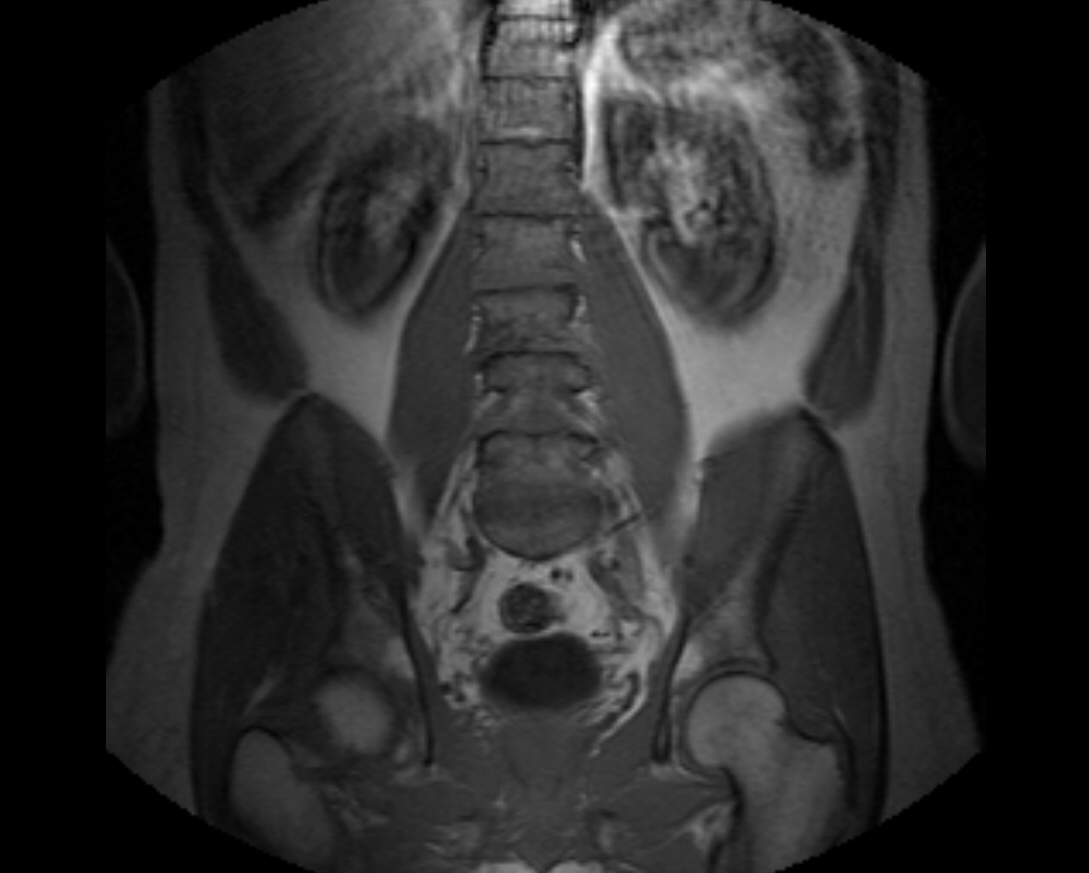
#> input picture hw1/Image9.jpg, 1089 x 873 px
$ python -i enhancement_pipline.py   (imports and definitions only)   (older library calls are emulated)
#> lines starting #> are read from the running program, lines starting #| are printed output that depends on the picture
'''
Author: Cody Costa
Date:   7/14/2025

'''


import cv2
import matplotlib.pyplot as plt
import numpy as np

def enhance_img(IMAGE):

    ''' IMAGE A '''
#> called with IMAGE = 'Image9.jpg'
    # new photo to load
    # BONES = 'Fig3-46a.tif'

    # read img to memory
    try:
        img = cv2.imread(IMAGE)
#> img is the input picture: shape (873, 1089, 3); min 0, max 253, mean 42.4
    except Exception:
        print(f'Could not read {IMAGE}')
        return

    # convert to grayscale (even though it kinda already is)
    img_gray = cv2.cvtColor(img, cv2.COLOR_BGR2GRAY).astype(np.float32)


    # ///////////////////////////////////////////////////////////////////////////////////////////////
    ''' IMAGE B '''
    # compute the laplacian of the image
    laplacian = cv2.Laplacian(img_gray, ddepth=cv2.CV_32F, ksize=3)
    # normalize and format to 8 bit display
    laplacian_8bit = cv2.normalize(laplacian, None, 0, 255, cv2.NORM_MINMAX).astype(np.float32)


    # ///////////////////////////////////////////////////////////////////////////////////////////////
    ''' IMAGE C '''
    # sharpen image by adding laplacian to base grayscale photo (IMAGE A + IMAGE B)
    alpha = 1
    sharpened = img_gray - (alpha * laplacian_8bit)
    # normalize and format to 8 bit display
    sharpened = cv2.normalize(sharpened, None, 0, 255, cv2.NORM_MINMAX).astype(np.uint8)
    # sharpened = np.clip(sharpened, 0, 255).astype(np.uint8)


    # ///////////////////////////////////////////////////////////////////////////////////////////////
    ''' IMAGE D '''
    # apply 3x3 x and y Sobel kernels to IMAGE A
    sobel_x = cv2.Sobel(img_gray, cv2.CV_64F, 1, 0, ksize=3)
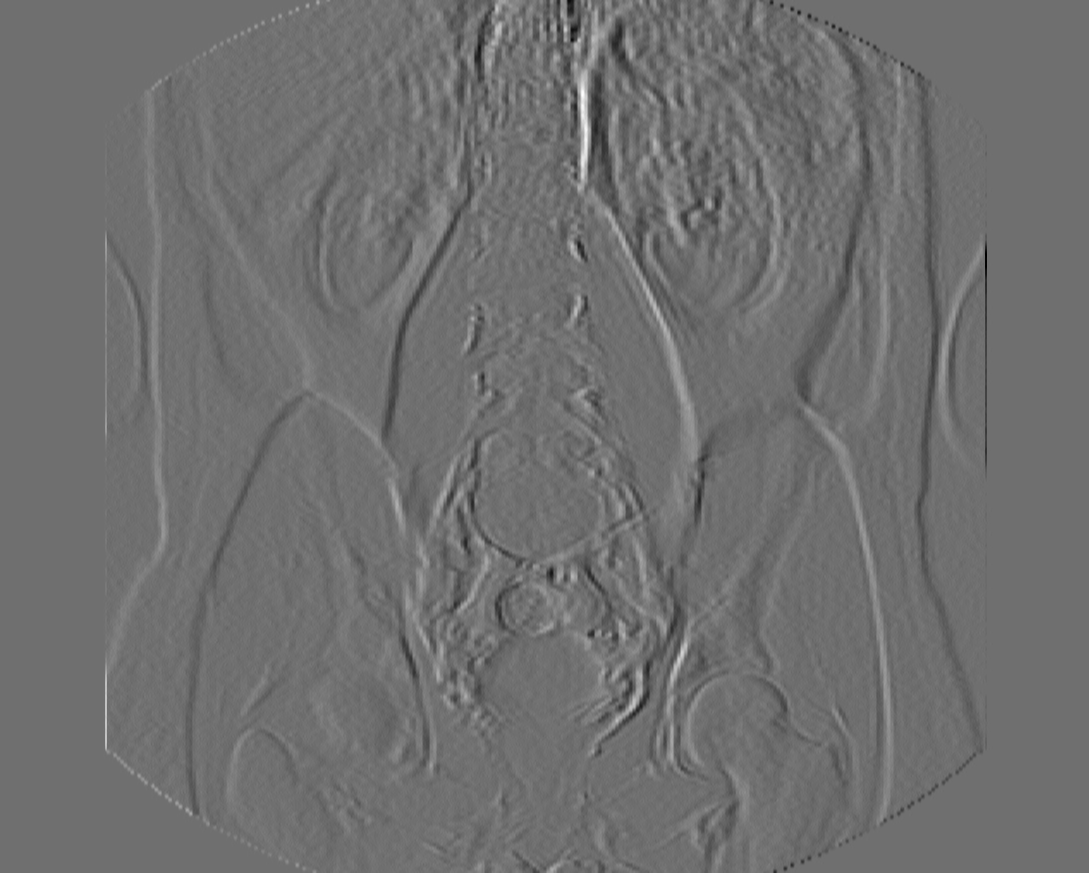
#> sobel_x: shape (873, 1089) float64; min -191, max 245, mean 0; drawn with min black and max white
    sobel_y = cv2.Sobel(img_gray, cv2.CV_64F, 0, 1, ksize=3)
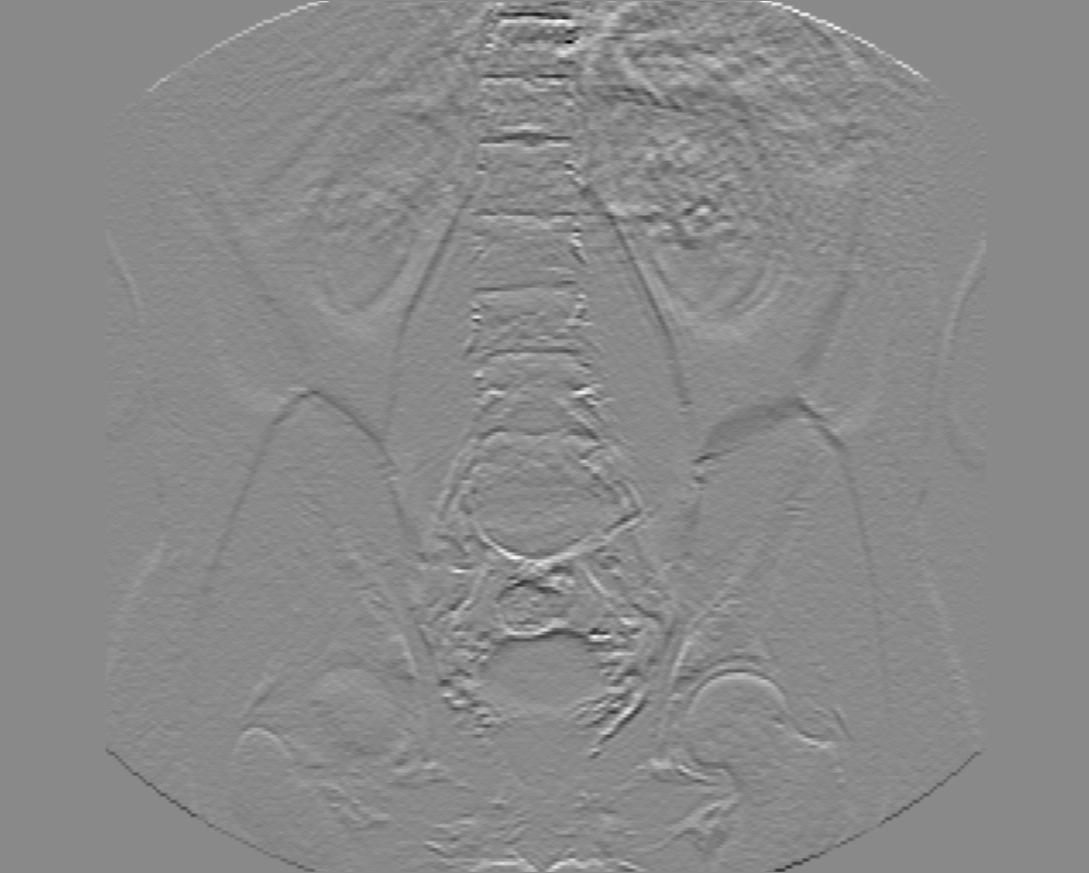
#> sobel_y: shape (873, 1089) float64; min -224, max 190, mean -0.1; drawn with min black and max white

    # calculate magnitude and normalize results into an 8 bit image
    sobel_mag = np.hypot(sobel_x, sobel_y)
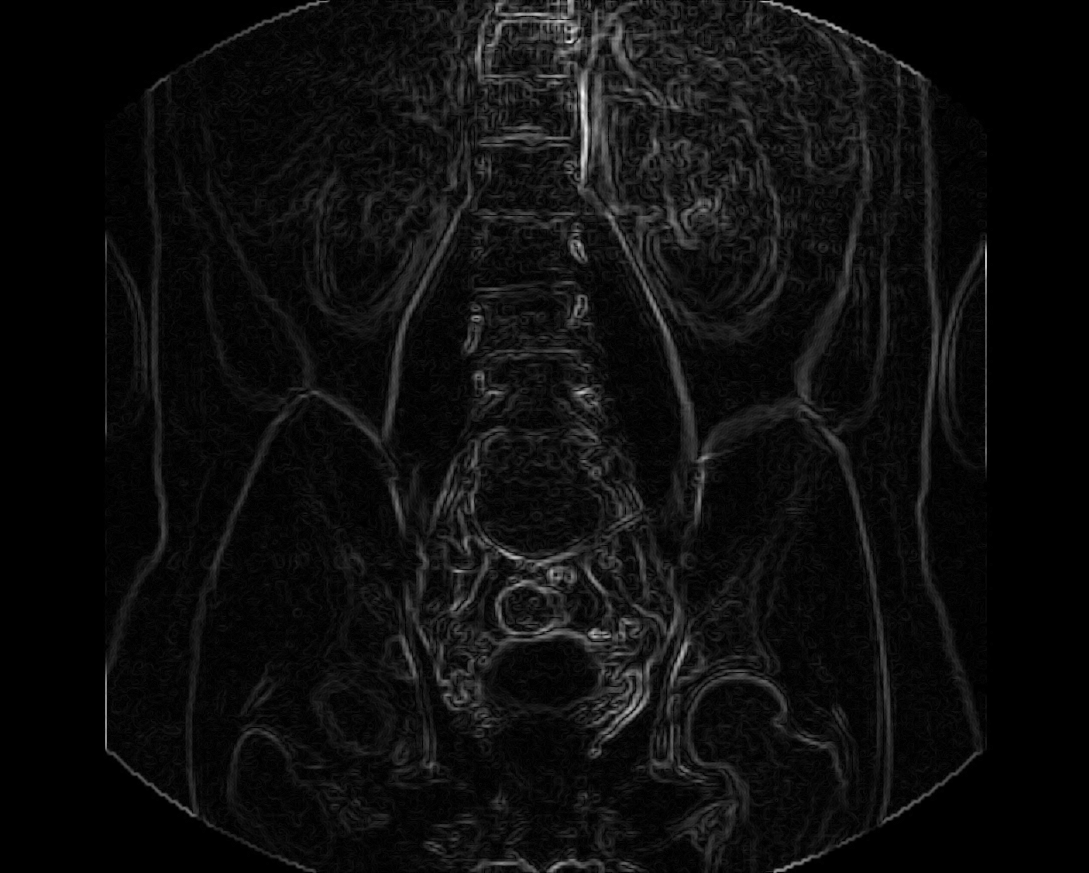
#> sobel_mag: shape (873, 1089) float64; min 0, max 249.6, mean 14
    sobel_mag = cv2.normalize(sobel_mag, None, 0, 255, cv2.NORM_MINMAX).astype(np.uint8)


    # ///////////////////////////////////////////////////////////////////////////////////////////////
    ''' IMAGE E '''
    # apply 5x5 averaging filter to Sobel (IMAGE D)
    smoothed = cv2.blur(sobel_mag, (5, 5))


    # ///////////////////////////////////////////////////////////////////////////////////////////////
    ''' IMAGE F '''
    # mask image formed by the product of IMAGE C and IMAGE E
    product = sharpened.astype(np.float32) * smoothed.astype(np.float32)
    product_normalized = cv2.normalize(product, None, 0, 255, cv2.NORM_MINMAX)
    product_normalized = product_normalized.astype(np.uint8)


    # ///////////////////////////////////////////////////////////////////////////////////////////////
    ''' IMAGE G '''
    # sharpened image created by the sum of IMAGE A and IMAGE F
    sharpened_mask = img_gray + (alpha * product_normalized.astype(np.float32))
    # sharpened_mask = cv2.normalize(sharpened_mask, None, 0, 255, cv2.NORM_MINMAX).astype(np.uint8)
    sharpened_mask_norm = np.clip(sharpened_mask, 0, 255).astype(np.uint8)


    # ///////////////////////////////////////////////////////////////////////////////////////////////
    ''' IMAGE H '''
    # power law transform to IMAGE G
    combined_norm = cv2.normalize(sharpened_mask, None, 0, 1.0, cv2.NORM_MINMAX)
    gamma = 0.5
    gamma_corrected = np.power(combined_norm, gamma)
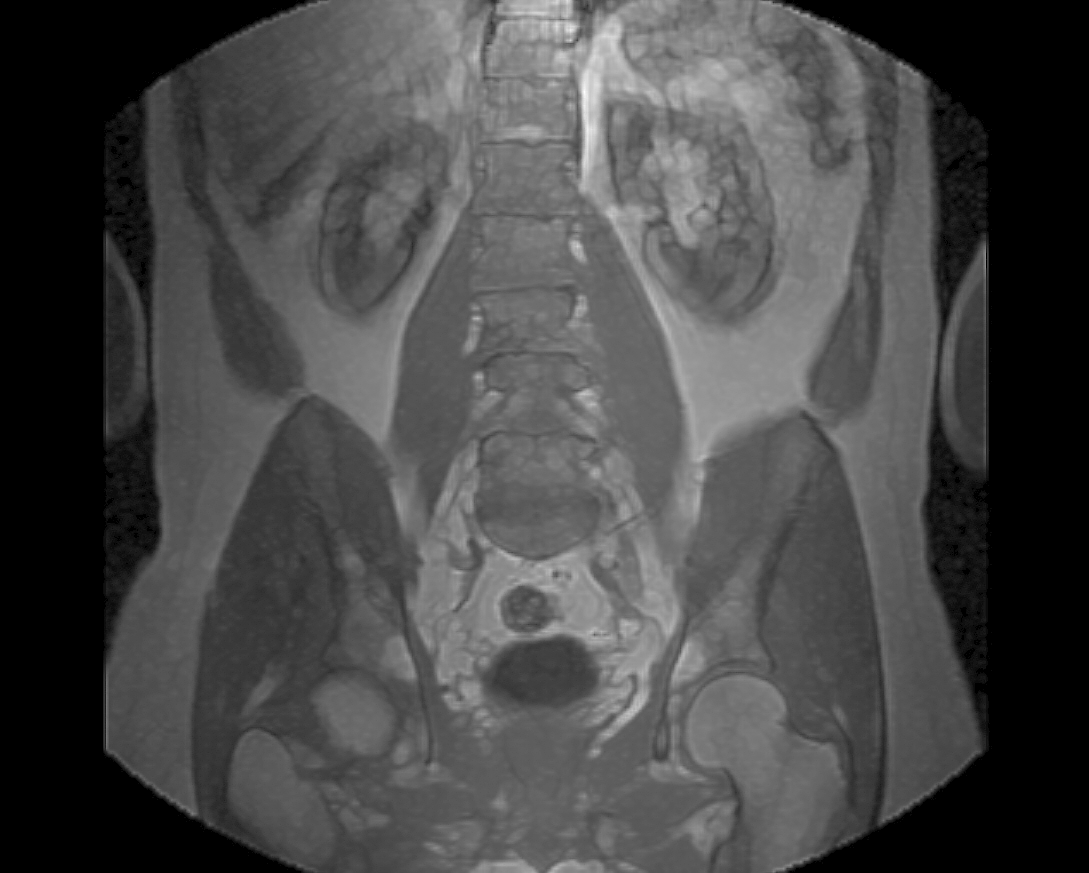
#> gamma_corrected: shape (873, 1089) float32; min 0, max 1, mean 0.282
    # convert to uint8 image
    gamma_corrected = (gamma_corrected * 255).astype(np.uint8)


    # display images
    cv2.imshow('I', img_gray.astype(np.uint8))
    cv2.imshow('Laplacian', laplacian_8bit.astype(np.uint8))
    cv2.imshow('Sharpened', sharpened)
    cv2.imshow('Sobel3x3', sobel_mag)
    cv2.imshow('Smoothed Sobel', smoothed)
    cv2.imshow('Mask', product_normalized)
    cv2.imshow('Sharp Mask', sharpened_mask_norm)
    cv2.imshow('Power Transform', gamma_corrected)

    # await key press to close windows
    cv2.waitKey(0)
    cv2.destroyAllWindows()

>>> result = enhance_img('Image9.jpg')
